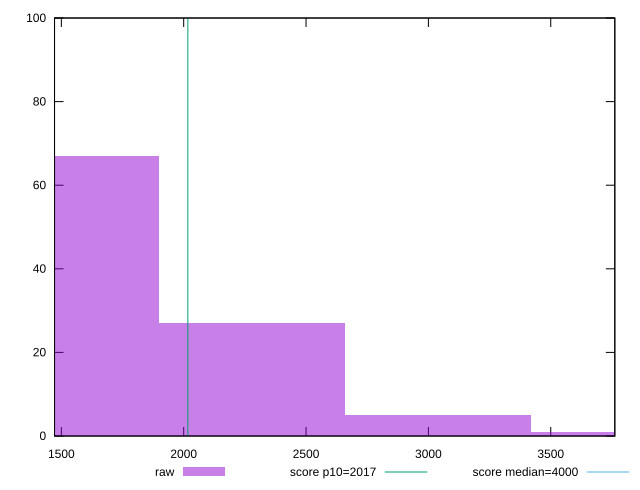

Generate this figure with gnuplot:
reset

$raw <<EOF
3039.8795251307747 5
3799.8494064134684 1
2279.909643848081 27
1519.9397625653874 67
EOF

set key outside below
set boxwidth 759.9698812826937
set xrange [1472.1719999999998:3761.8519999999944]
set yrange [0:100]
set trange [0:100]
set style fill transparent solid 0.5 noborder

set parametric
set terminal svg size 640, 490 enhanced background rgb 'white'
set output "report_00019_2021-02-10T18-14-37.922Z//mainthread-work-breakdown/samples/pages+cached/raw/histogram.svg"

plot $raw title "raw" with boxes, \
     2017,t title "score p10=2017", \
     4000,t title "score median=4000"

reset
